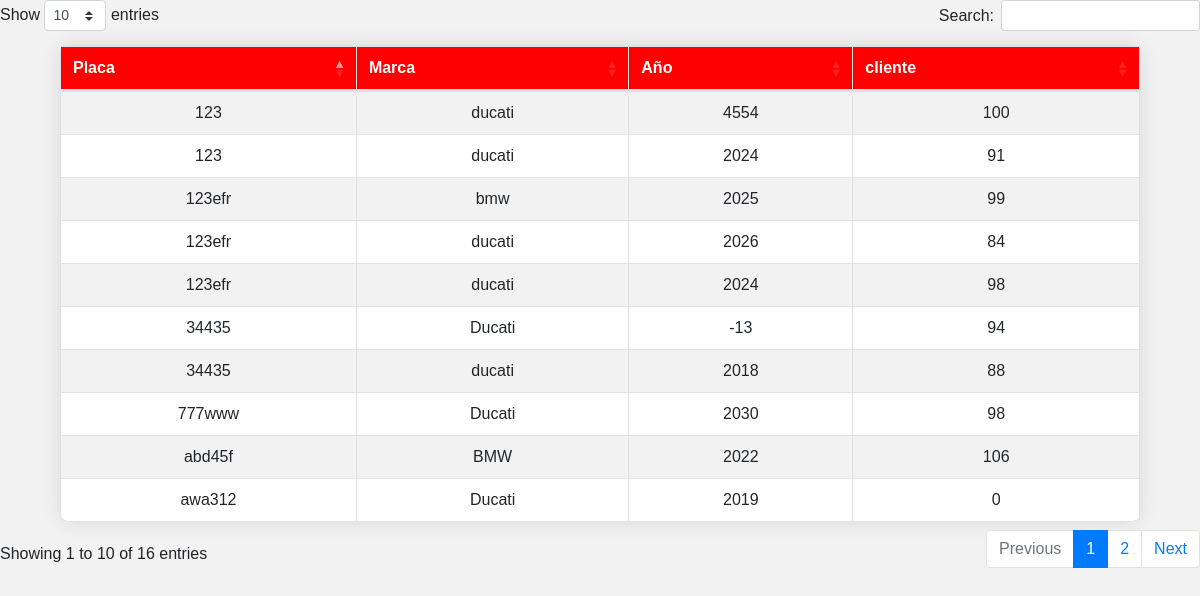
/mostrarMoto.php, run on the app's committed database.
### tables this page shows
CREATE TABLE `moto` (
  `id_moto` int(11) NOT NULL,
  `placa` varchar(10) NOT NULL,
  `marca` varchar(50) NOT NULL,
  `año` int(5) NOT NULL,
  `id_cliente` int(11) NOT NULL
);

### moto.php (called while the page is built, shortened)
<?php
class moto{
    public static function mostrarMoto(){
      $conexion = new Conexion();
      $consulta = $conexion->prepare('SELECT * FROM ' . self::TABLA . ' ORDER BY marca');
      $consulta -> execute();
      $registros = $consulta->fetchAll();
      return $registros;
  }
}

### mostrarMoto.php (the view, shortened to what this page needs)
<?php
require_once "moto.php";
$motos = moto::mostrarMoto();
?>
<html>
<head>
    <link rel="stylesheet" href="https://cdnjs.cloudflare.com/ajax/libs/twitter-bootstrap/4.5.2/css/bootstrap.css">
    <link rel="stylesheet" href="https://cdn.datatables.net/1.13.7/css/dataTables.bootstrap4.min.css">
</head>
<body>
    <table id="myTable" class="table table-striped table-bordered" style="width:90%">
        <thead>
            <tr>
                <th>Placa</th>
                <th>Marca</th>
                <th>Año</th>
                <th>cliente</th>
            </tr>
        </thead>
        <tbody>
            <?php foreach ($motos as $moto): ?>
                <tr>
                    <td><?php echo $moto['placa']; ?></td>
                    <td><?php echo $moto['marca']; ?></td>
                    <td><?php echo $moto['año']; ?></td>
                    <td><?php echo $moto['id_cliente']; ?></td>
                </tr>
            <?php endforeach; ?>
        </tbody>
    </table>
</body>
</html>

### mostrarMoto.php (style rules this page uses)
body { background-image: url('./assets/css/img//mecanico.jpg'); background-size: cover; background-repeat: no-repeat; background-color: #f2f2f2; font-family: Arial, sans-serif; margin: 0; padding: 0; }
table { width: 90%; margin: auto; border-collapse: collapse; box-shadow: 0 0 20px rgba(0, 0, 0, 0.1); background-color: #fff; border-radius: 8px; }
th, td { padding: 12px 15px; text-align: center; border-bottom: 1px solid #ddd; }
th { background-color: red; color: #fff; text-align: center; }
tr:nth-child(even) { background-color: #ffd4cc; }

### data on the page
moto: placa "abd45f", marca "BMW", año "2022", id_cliente "106"
moto: placa "123efr", marca "bmw", año "2025", id_cliente "99"
moto: placa "awa312", marca "Ducati", año "2019", id_cliente "0"
moto: placa "34435", marca "Ducati", año "-13", id_cliente "94"
moto: placa "777www", marca "Ducati", año "2030", id_cliente "98"
moto: placa "123efr", marca "ducati", año "2026", id_cliente "84"
moto: placa "123efr", marca "ducati", año "2024", id_cliente "98"
moto: placa "123", marca "ducati", año "4554", id_cliente "100"
moto: placa "123", marca "ducati", año "2024", id_cliente "91"
moto: placa "34435", marca "ducati", año "2018", id_cliente "88"
